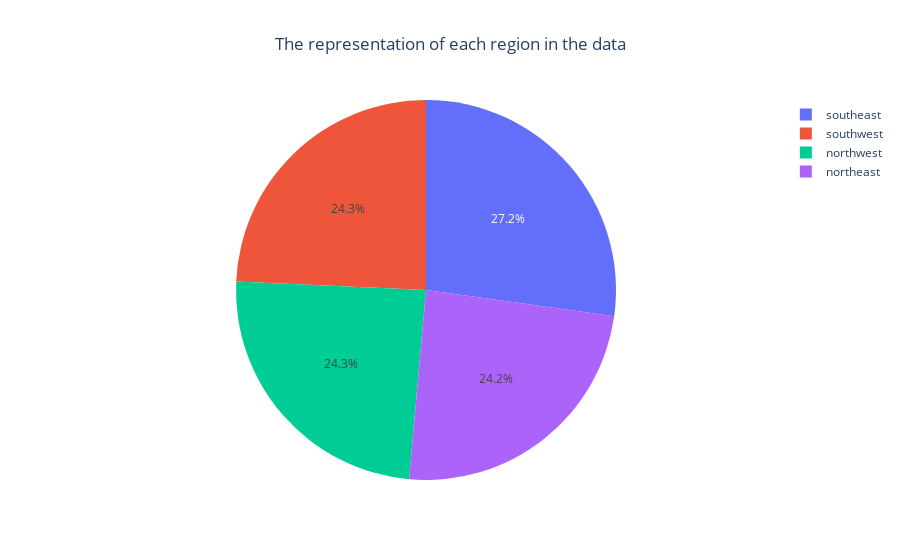

The notebook cell saved with this chart:
### Markdown cell above
##### Exploring each Feature "region"

### Code cell
temp=pd.DataFrame(df["region"].value_counts()).reset_index()
px.pie(data_frame=temp,values="count",names="region",title="The representation of each region in the data",).update_layout(title_x=0.5)

### Figure 1 — Plotly figure (JSON) as saved in the notebook; plotly's stock layout.template omitted (floating-point values rounded to 4 significant figures)
{"data": [{"domain": {"x": [0, 1], "y": [0, 1]}, "hovertemplate": "region=%{label}<br>count=%{value}<extra></extra>", "labels": ["southeast", "southwest", "northwest", "northeast"], "legendgroup": "", "name": "", "showlegend": true, "type": "pie", "values": [364, 325, 325, 324]}], "layout": {"legend": {"tracegroupgap": 0}, "title": {"text": "The representation of each region in the data", "x": 0.5}}}
